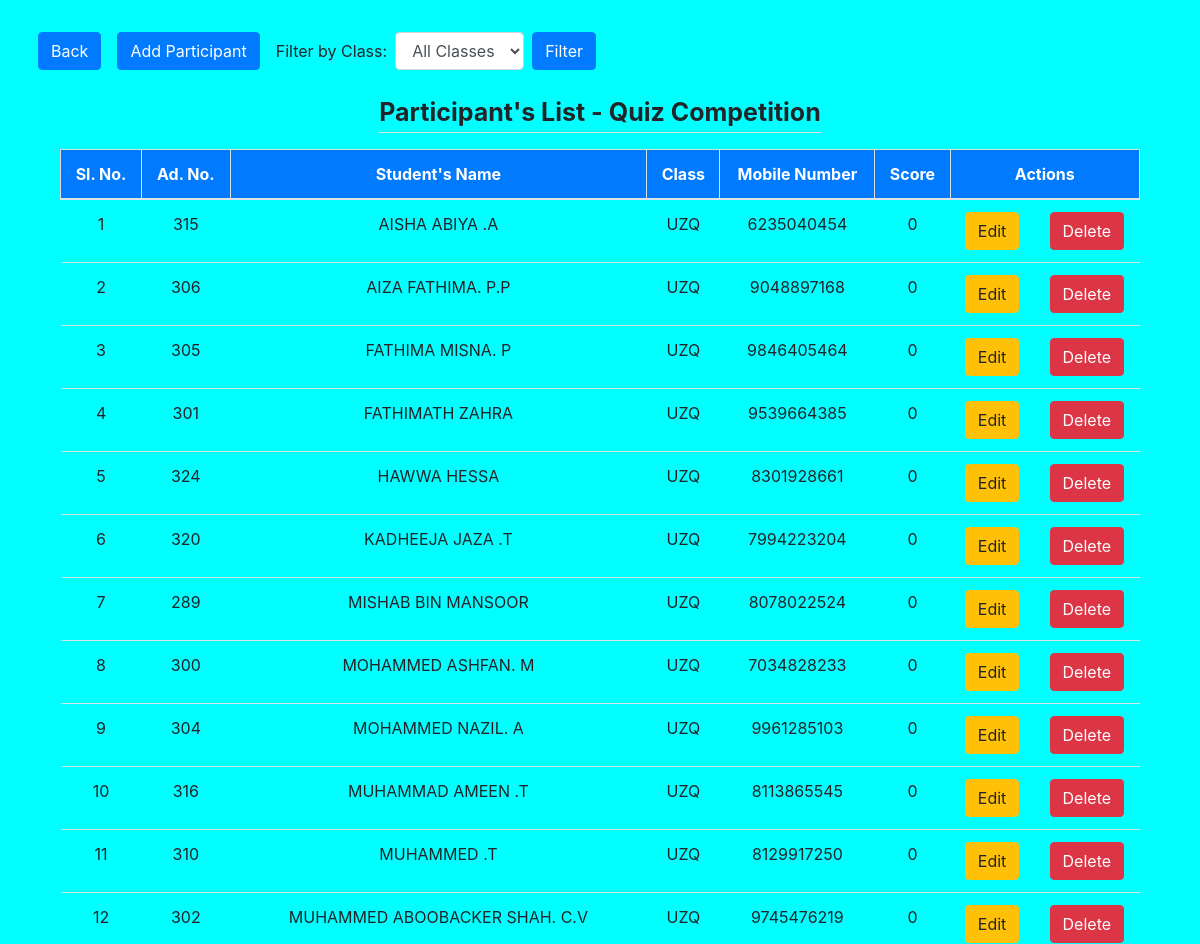
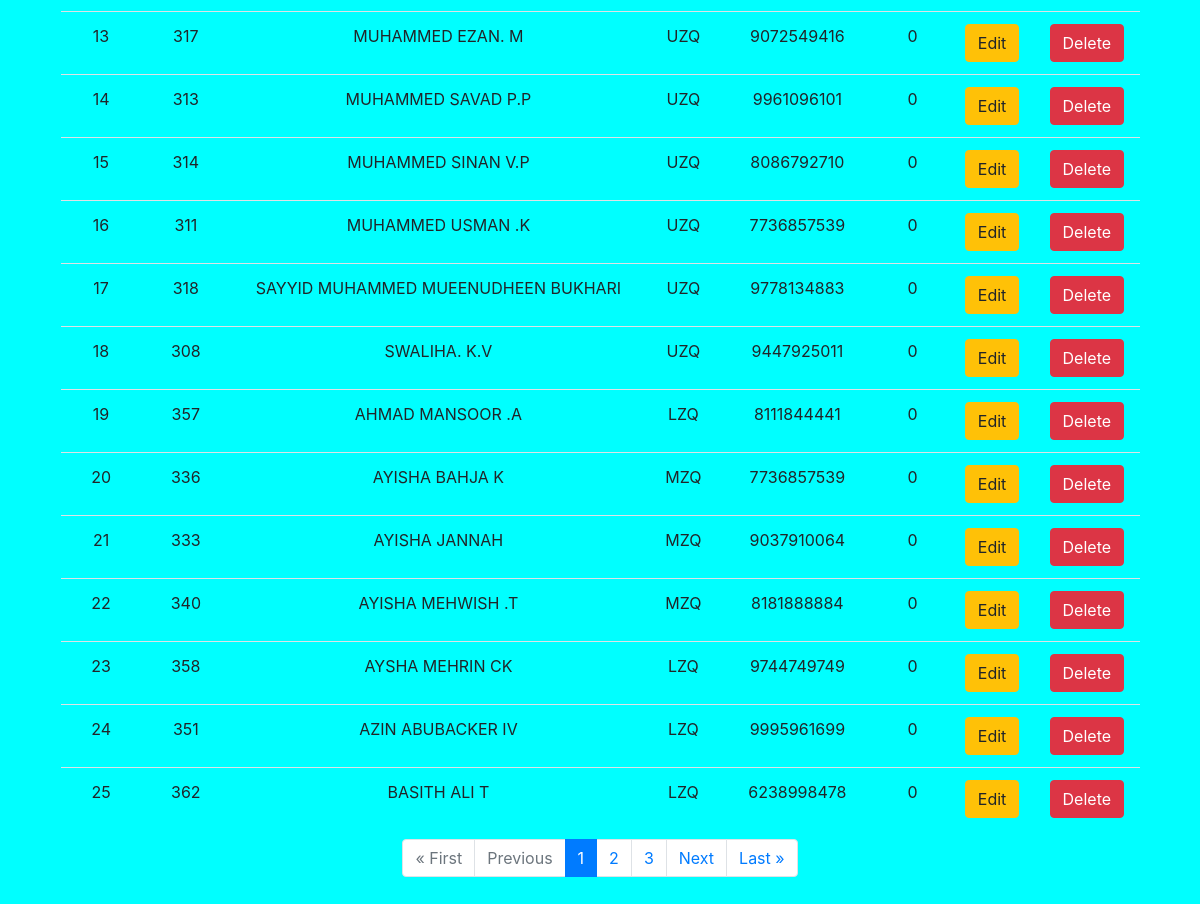
The app's page /participant_list/ (signed in) with its own data (2 pictures, top to bottom).
### quiz/models.py (models this page shows, shortened)
class ParentRegistration(models.Model):
    CLASS_CHOICES = [
        ('LZQ', 'LZQ'),
        ('MZQ', 'MZQ'),
        ('UZQ', 'UZQ'),
    ]
    parent_name = models.CharField(max_length=100)
    student_name = models.CharField(max_length=100)
    admission_number = models.CharField(max_length=20, unique=True)
    class_name = models.CharField(max_length=3, choices=CLASS_CHOICES)
    mobile_number = models.CharField(max_length=15)
    score = models.IntegerField(default=0)

### quiz/views.py (the view)
# urls.py: path('participant_list/', views.participant_list, name='participant_list'),
@never_cache
@login_required
def participant_list(request):
    class_name = request.GET.get('class_name')
    if class_name:
        participants = ParentRegistration.objects.filter(class_name=class_name).order_by('-score','id')
    else:
        participants = ParentRegistration.objects.all().order_by('-score', 'id')
    classes = ParentRegistration.objects.values_list('class_name', flat=True).distinct()
    paginator = Paginator(participants, 25)
    page_number = request.GET.get('page')
    page_obj = paginator.get_page(page_number)
    return render(request, 'admin/parent_list.html', {
        'page_obj': page_obj,
        'class_name': class_name,
        'classes': classes
    })

### templates/admin/parent_list.html (shortened to what this page needs)
<!DOCTYPE html>
<html>
<head>
    <link rel="stylesheet" href="https://stackpath.bootstrapcdn.com/bootstrap/4.3.1/css/bootstrap.min.css">
</head>
<body style="background-color: aqua;">
    <div class="container">
        <div class="row justify-content-left mt-4">
            <div class="m-2">
                <a href="{% url 'admin_dashboard' %}" class="btn btn-primary">Back</a>
            </div>
            <div class="m-2">
                <a class="btn btn-primary" href="{% url 'register_parent' %}">Add Participant</a>
            </div>
            <div class="m-2">
                <form method="get" class="form-inline">
                    <label for="class_name" class="mr-2">Filter by Class:</label>
                    <select name="class_name" id="circle_name" class="form-control mr-2">
                        <option value="">All Classes</option>
                    </select>
                    <button type="submit" class="btn btn-primary">Filter</button>
                </form>
            </div>
        </div>
        <main class="col-md-12">
            <div class="row justify-content-center">
                <div class="m-3 table-heading text-center font-weight-bold border-bottom" style="font-size: 25px; line-height: 1.5;">
                    Participant's List - Quiz Competition
                </div>
            </div>
            <div class="table-responsive sticky-header">
                <table class="table table-hover">
                    <thead>
                        <tr>
                            <th>Sl. No.</th>
                            <th>Ad. No.</th>
                            <th>Student's Name</th>
                            <th>Class</th>
                            <th>Mobile Number</th>
                            <th>Score</th>
                            <th colspan="2">Actions</th>
                        </tr>
                    </thead>
                    <tbody>
                        {% for participant in page_obj %}
                            <tr>
                                <td>{{ forloop.counter0|add:page_obj.start_index }}</td>
                                <td>{{ participant.admission_number }}</td>
                                <td>{{ participant.student_name }}</td>
                                <td>{{ participant.class_name }}</td>
                                <td>{{ participant.mobile_number }}</td>
                                <td>{{ participant.score }}</td>
                                <td><a class="btn btn-warning" href="{% url 'participant_update' participant.pk %}">Edit</a></td>
                                <td><a class="btn btn-danger" href="{% url 'participant_delete' participant.pk %}">Delete</a></td>
                            </tr>
                        {% endfor %}
                    </tbody>
                </table>
            </div>
            <div class="d-flex justify-content-center">
                <nav aria-label="Page navigation">
                    <ul class="pagination">
                        {% if page_obj.has_previous %}
                            <li class="page-item"><a class="page-link" href="?page=1{% if class_name %}&class_name={{ class_name }}{% endif %}">&laquo; First</a></li>
                            <li class="page-item"><a class="page-link" href="?page={{ page_obj.previous_page_number }}{% if class_name %}&class_name={{ class_name }}{% endif %}">Previous</a></li>
                        {% else %}
                            <li class="page-item disabled"><span class="page-link">&laquo; First</span></li>
                            <li class="page-item disabled"><span class="page-link">Previous</span></li>
                        {% endif %}
                        {% for i in page_obj.paginator.page_range %}
                            {% if page_obj.number == i %}
                                <li class="page-item active"><span class="page-link">{{ i }}</span></li>
                            {% else %}
                                <li class="page-item"><a class="page-link" href="?page={{ i }}{% if class_name %}&class_name={{ class_name }}{% endif %}">{{ i }}</a></li>
                            {% endif %}
                        {% endfor %}
                        {% if page_obj.has_next %}
                            <li class="page-item"><a class="page-link" href="?page={{ page_obj.next_page_number }}{% if class_name %}&class_name={{ class_name }}{% endif %}">Next</a></li>
                            <li class="page-item"><a class="page-link" href="?page={{ page_obj.paginator.num_pages }}{% if class_name %}&class_name={{ class_name }}{% endif %}">Last &raquo;</a></li>
                        {% else %}
                            <li class="page-item disabled"><span class="page-link">Next</span></li>
                            <li class="page-item disabled"><span class="page-link">Last &raquo;</span></li>
                        {% endif %}
                    </ul>
                </nav>
            </div>
        </main>
    </div>
</body>
</html>

### templates/admin/parent_list.html (style rules this page uses)
.sticky-header th { position: -webkit-sticky; position: sticky; top: 0; z-index: 100; background-color: #007bff; color: white; border: 1px solid #ddd; }
.sticky-header { overflow-y: auto; max-height: 80vh; }
.sticky-header th, .sticky-header td { text-align: center; }

### records on screen
ParentRegistration: admission_number "315", student_name "AISHA ABIYA .A", class_name "UZQ", mobile_number "6235040454", score "0"
ParentRegistration: admission_number "306", student_name "AIZA FATHIMA. P.P", class_name "UZQ", mobile_number "9048897168", score "0"
ParentRegistration: admission_number "305", student_name "FATHIMA MISNA. P", class_name "UZQ", mobile_number "9846405464", score "0"
ParentRegistration: admission_number "301", student_name "FATHIMATH ZAHRA", class_name "UZQ", mobile_number "9539664385", score "0"
ParentRegistration: admission_number "324", student_name "HAWWA HESSA", class_name "UZQ", mobile_number "8301928661", score "0"
ParentRegistration: admission_number "320", student_name "KADHEEJA JAZA .T", class_name "UZQ", mobile_number "7994223204", score "0"
ParentRegistration: admission_number "289", student_name "MISHAB BIN MANSOOR", class_name "UZQ", mobile_number "8078022524", score "0"
ParentRegistration: admission_number "300", student_name "MOHAMMED ASHFAN. M", class_name "UZQ", mobile_number "7034828233", score "0"
ParentRegistration: admission_number "304", student_name "MOHAMMED NAZIL. A", class_name "UZQ", mobile_number "9961285103", score "0"
ParentRegistration: admission_number "316", student_name "MUHAMMAD AMEEN .T", class_name "UZQ", mobile_number "8113865545", score "0"
ParentRegistration: admission_number "310", student_name "MUHAMMED .T", class_name "UZQ", mobile_number "8129917250", score "0"
ParentRegistration: admission_number "302", student_name "MUHAMMED ABOOBACKER SHAH. C.V", class_name "UZQ", mobile_number "9745476219", score "0"
ParentRegistration: admission_number "317", student_name "MUHAMMED EZAN. M", class_name "UZQ", mobile_number "9072549416", score "0"
ParentRegistration: admission_number "313", student_name "MUHAMMED SAVAD P.P", class_name "UZQ", mobile_number "9961096101", score "0"
ParentRegistration: admission_number "314", student_name "MUHAMMED SINAN V.P", class_name "UZQ", mobile_number "8086792710", score "0"
ParentRegistration: admission_number "311", student_name "MUHAMMED USMAN .K", class_name "UZQ", mobile_number "7736857539", score "0"
ParentRegistration: admission_number "318", student_name "SAYYID MUHAMMED MUEENUDHEEN BUKHARI", class_name "UZQ", mobile_number "9778134883", score "0"
ParentRegistration: admission_number "308", student_name "SWALIHA. K.V", class_name "UZQ", mobile_number "9447925011", score "0"
ParentRegistration: admission_number "357", student_name "AHMAD MANSOOR .A", class_name "LZQ", mobile_number "8111844441", score "0"
ParentRegistration: admission_number "336", student_name "AYISHA BAHJA K", class_name "MZQ", mobile_number "7736857539", score "0"
ParentRegistration: admission_number "333", student_name "AYISHA JANNAH", class_name "MZQ", mobile_number "9037910064", score "0"
ParentRegistration: admission_number "340", student_name "AYISHA MEHWISH .T", class_name "MZQ", mobile_number "8181888884", score "0"
ParentRegistration: admission_number "358", student_name "AYSHA MEHRIN CK", class_name "LZQ", mobile_number "9744749749", score "0"
ParentRegistration: admission_number "351", student_name "AZIN ABUBACKER IV", class_name "LZQ", mobile_number "9995961699", score "0"
ParentRegistration: admission_number "362", student_name "BASITH ALI T", class_name "LZQ", mobile_number "6238998478", score "0"

### other values on screen
{{ i }} "1"
{{ i }} "2" "3"
